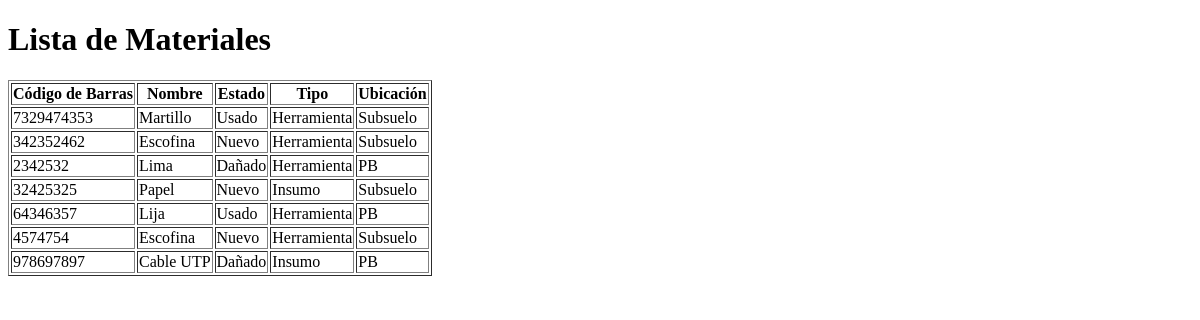
/view_materials, run on an earlier commit of the app's database.
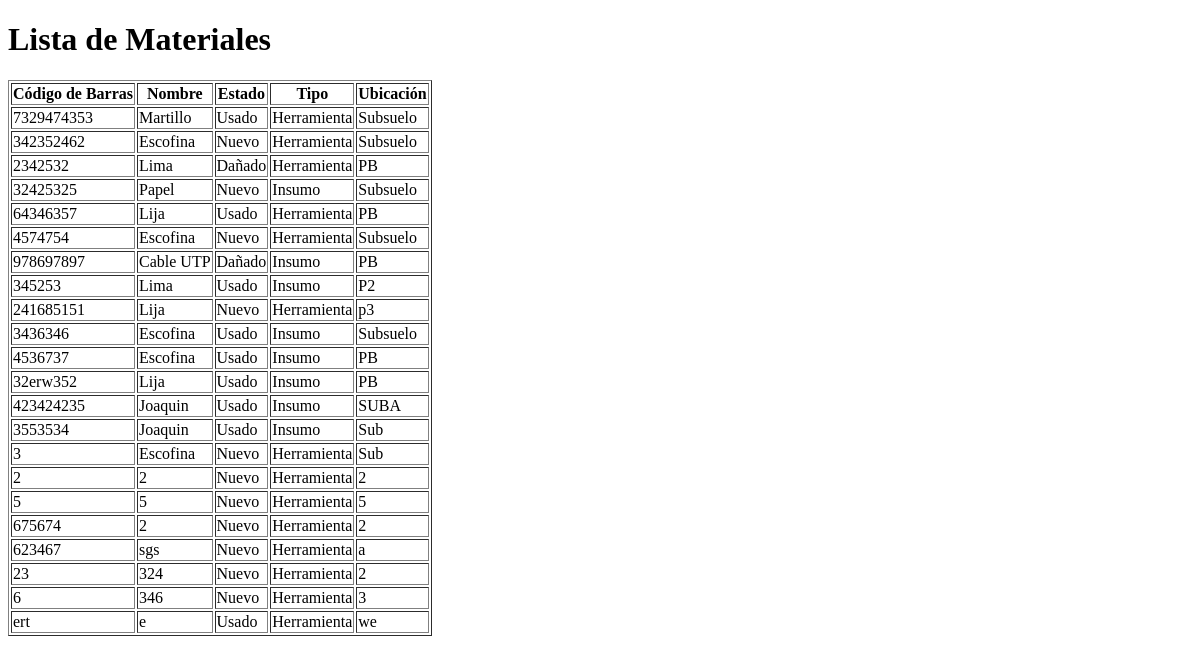
And on a later commit of the database.
### models.py (models this page shows)
class Material(local_db.Model):
    id = local_db.Column(local_db.Integer, primary_key=True)
    codigo_barras = local_db.Column(local_db.String(50), unique=True, nullable=False)
    nombre = local_db.Column(local_db.String(100), nullable=False)
    estado = local_db.Column(local_db.String(50), nullable=False)
    tipo = local_db.Column(local_db.String(50), nullable=False)
    ubicacion = local_db.Column(local_db.String(100), nullable=False)

### app.py (the view)
@app.route('/view_materials')
def view_materials():
    materials = Material.query.all()
    return render_template('view_materials.html', materials=materials)

### app.py (called while the page is built)
@app.before_request
def create_local_tables():
    global tables_created
    if not tables_created:
        with app.app_context():
            local_db.create_all()
        tables_created = True

### templates/view_materials.html (shortened to what this page needs)
<!DOCTYPE html>
<html lang="en">
<head>
</head>
<body>
    <h1>Lista de Materiales</h1>
    <table border="1">
        <thead>
            <tr>
                <th>Código de Barras</th>
                <th>Nombre</th>
                <th>Estado</th>
                <th>Tipo</th>
                <th>Ubicación</th>
            </tr>
        </thead>
        <tbody>
            {% for material in materials %}
            <tr>
                <td>{{ material.codigo_barras }}</td>
                <td>{{ material.nombre }}</td>
                <td>{{ material.estado }}</td>
                <td>{{ material.tipo }}</td>
                <td>{{ material.ubicacion }}</td>
            </tr>
            {% endfor %}
        </tbody>
    </table>
</body>
</html>

What changed in the data, as far as the page shows it:
added Material: codigo_barras "345253", nombre "Lima", estado "Usado", tipo "Insumo", ubicacion "P2"
added Material: codigo_barras "241685151", nombre "Lija", estado "Nuevo", tipo "Herramienta", ubicacion "p3"
added Material: codigo_barras "3436346", nombre "Escofina", estado "Usado", tipo "Insumo", ubicacion "Subsuelo"
added Material: codigo_barras "4536737", nombre "Escofina", estado "Usado", tipo "Insumo", ubicacion "PB"
added Material: codigo_barras "32erw352", nombre "Lija", estado "Usado", tipo "Insumo", ubicacion "PB"
added Material: codigo_barras "423424235", nombre "Joaquin", estado "Usado", tipo "Insumo", ubicacion "SUBA"
added Material: codigo_barras "3553534", nombre "Joaquin", estado "Usado", tipo "Insumo", ubicacion "Sub"
added Material: codigo_barras "3", nombre "Escofina", estado "Nuevo", tipo "Herramienta", ubicacion "Sub"
added Material: codigo_barras "2", nombre "2", estado "Nuevo", tipo "Herramienta", ubicacion "2"
added Material: codigo_barras "5", nombre "5", estado "Nuevo", tipo "Herramienta", ubicacion "5"
added Material: codigo_barras "675674", nombre "2", estado "Nuevo", tipo "Herramienta", ubicacion "2"
added Material: codigo_barras "623467", nombre "sgs", estado "Nuevo", tipo "Herramienta", ubicacion "a"
added Material: codigo_barras "23", nombre "324", estado "Nuevo", tipo "Herramienta", ubicacion "2"
added Material: codigo_barras "6", nombre "346", estado "Nuevo", tipo "Herramienta", ubicacion "3"
added Material: codigo_barras "ert", nombre "e", estado "Usado", tipo "Herramienta", ubicacion "we"
